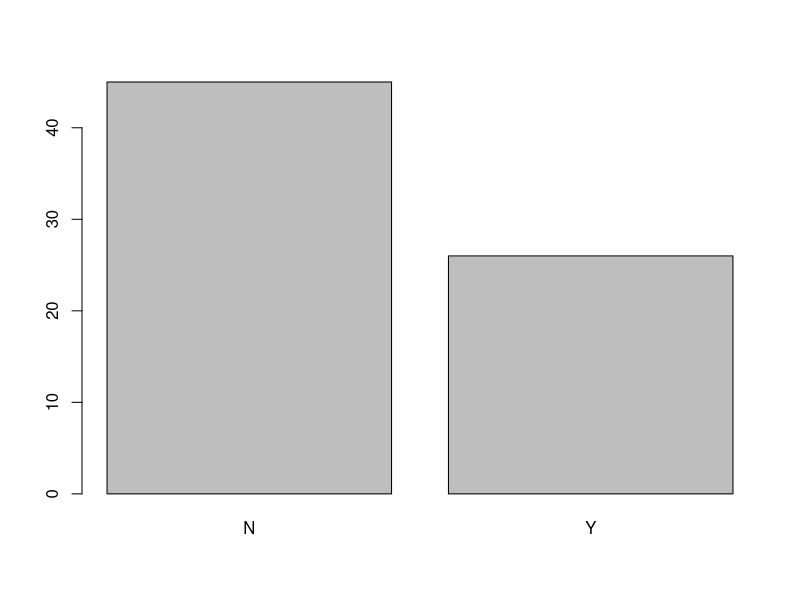
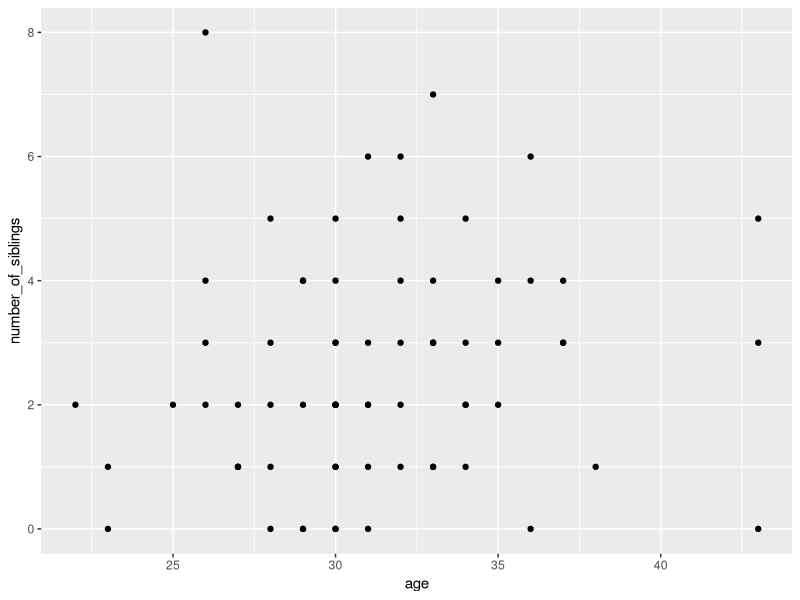
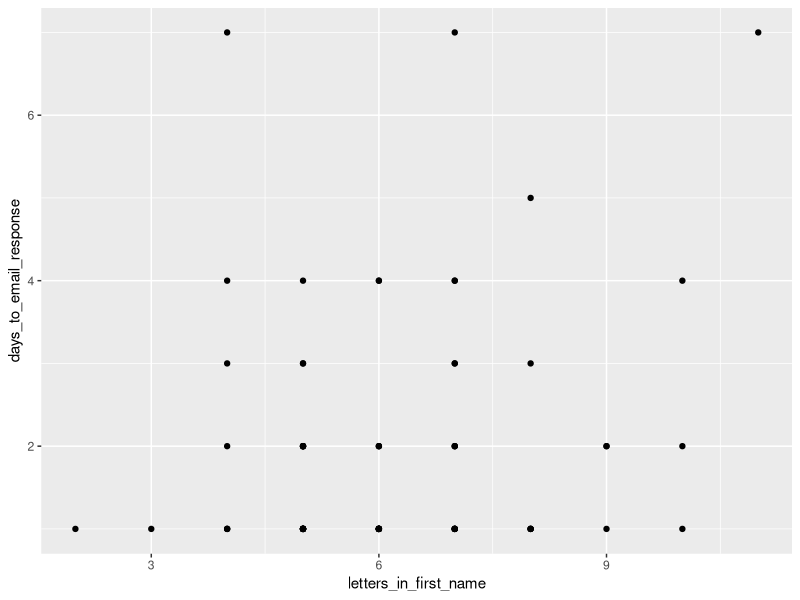
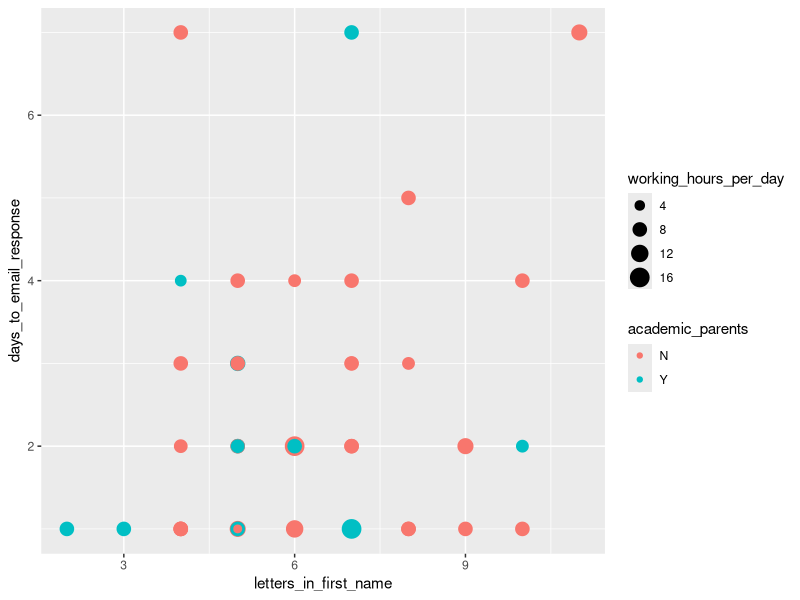
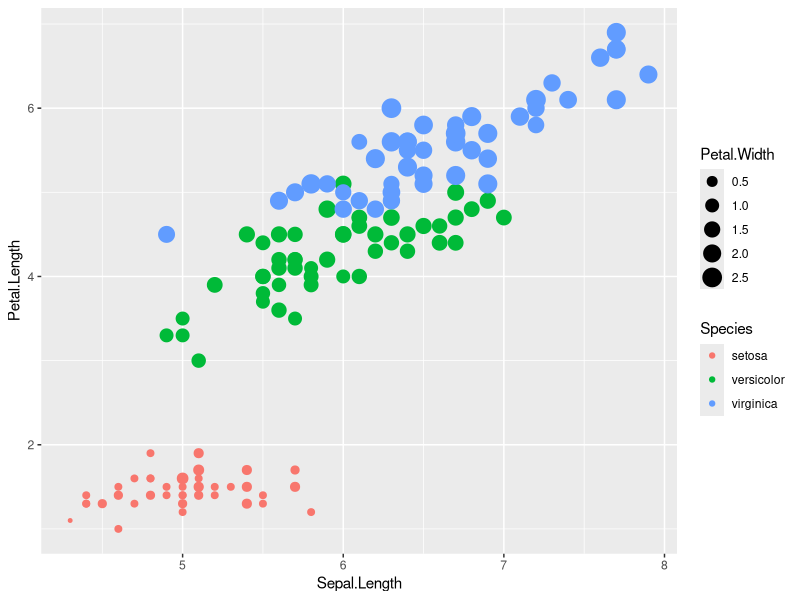
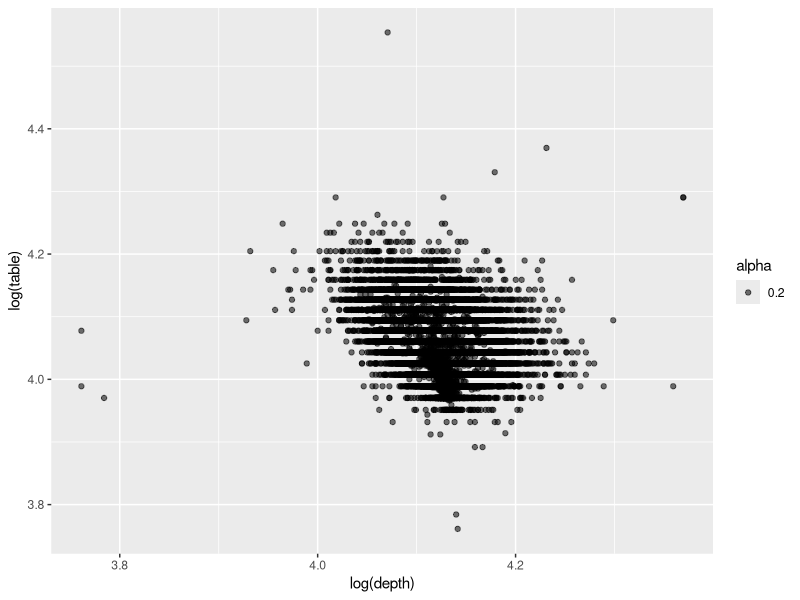
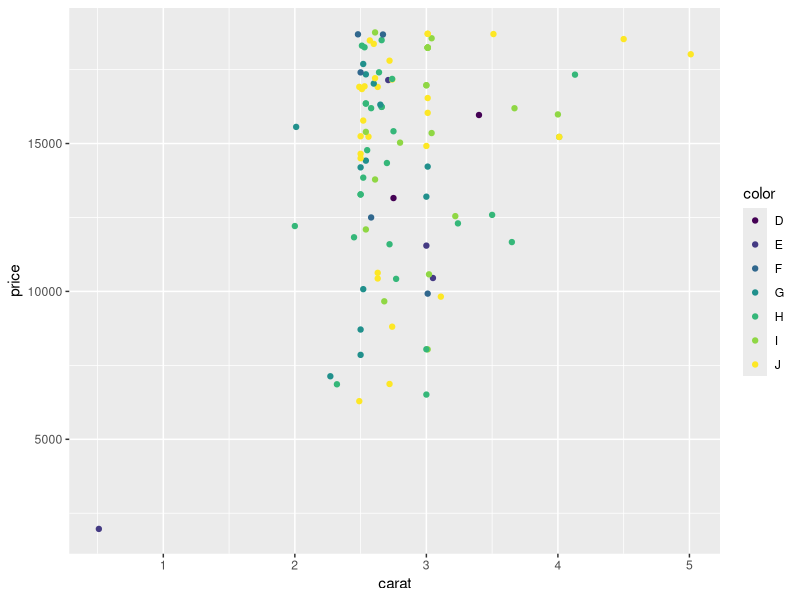
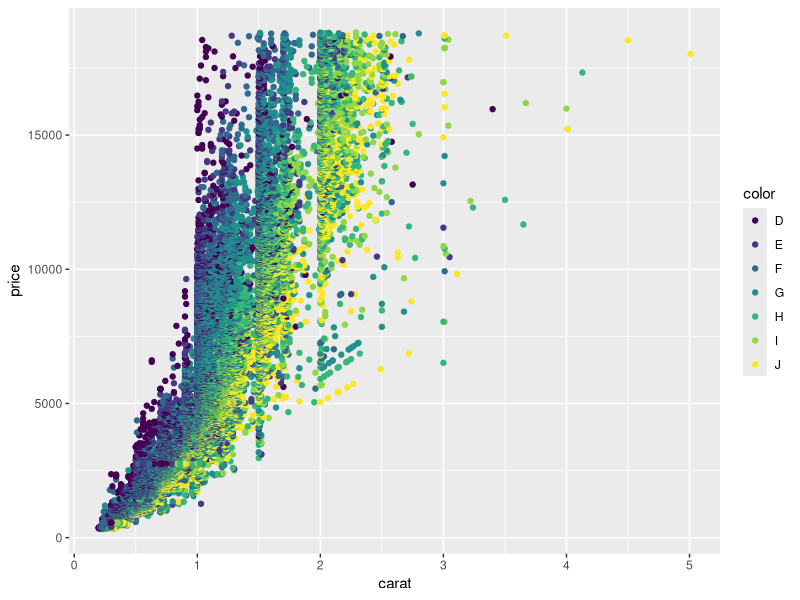

Write the R code that produced these figures, in order.

#Vizualization ####
participants_data <- read.csv("participants_data.csv")
participants_barplot <- table(participants_data$academic_parents)
barplot(participants_barplot)
library(ggplot2)
ggplot(data = participants_data, aes(x = age, y = number_of_siblings)) + geom_point()
?ggplot()
ggplot(data = participants_data, aes(x = letters_in_first_name, y = days_to_email_response)) + geom_point()
ggplot(data = participants_data, aes(x = letters_in_first_name, y = days_to_email_response, color = academic_parents, 
                                     size = working_hours_per_day)) + geom_point()




#Iris Data ####


data("iris")

View(iris)
str(iris)
library(ggplot2)
ggplot(data = iris, 
       aes(x = Sepal.Length, 
           y = Petal.Length, 
           color = Species, 
           size = Petal.Width))+ 
  geom_point()



#diamonds ####


library(ggplot2)

plot1 <- ggplot(data = diamonds, 
                aes(x = cut, y = clarity, 
                    alpha = 0.2)) +
  geom_point()
ggplot(data = diamonds,
       aes(x = log(depth),
           y = log(table),
           alpha = 0.2)) +
  geom_point()

library(dplyr)

dsmall <- top_n(diamonds, n = 100)

ggplot(data = dsmall, aes(x = carat, 
                          y = price, 
                          color = color)) + 
  geom_point()

ggplot(data = diamonds, aes(x = carat, 
                          y = price, 
                          color = color)) + 
  geom_point()

# diamonds 50####

dsmall <- top_n(diamonds, n = 50)

ggplot(data = dsmall, aes(x= carat, y = price)) + geom_point() + geom_smooth()
ggplot(data = diamonds, aes(x= carat, y = price)) + geom_point() + geom_smooth()

# geom_smooth options ####
dsmall <- top_n(diamonds, n = 50)

ggplot(data = dsmall, aes(x = carat, y = price)) + geom_point() + 
  geom_smooth(method = "glm")

#boxplot diamonds####
ggplot(data = diamonds, aes(x = cut, y = price/carat)) + geom_boxplot()


ggplot(data = diamonds, 
       aes(x = color, 
           y = price/carat)) + 
  geom_boxplot()+ 
  geom_jitter()


ggplot(data = diamonds, 
       aes(x = color, 
           y = price/carat, 
           alpha = I(0.1))) + 
  geom_boxplot()+ 
  geom_jitter()
ggplot(data = diamonds, 
       aes(x = carat)) +
  geom_density()

ggplot(data = diamonds, 
       aes(x = price, 
           color = cut, 
           alpha = I(0.5))) +
  geom_density()

ggplot(data = mpg, 
       aes(x = displ, 
           y = hwy,  
           color = class)) + 
  geom_point() +
  geom_smooth(method = "glm")

ggplot(mtcars, 
       aes(mpg, 
           y = hp, 
           col = gear)) +
  geom_point() +
  ggtitle("My Title") +
  labs(x = "the x label", 
       y = "the y label", 
       col = "legend title")


ggplot(data = mtcars) +
  aes(x = mpg) +
  labs(x = "the x label") +
  aes(y = hp) +
  labs(y = "the y label") +
  geom_point() +
  aes(col = gear) +
  labs(col = "legend title") +
  labs(title = "My Title")
part_data <- select_if(participants_data, 
                       is.numeric, na.rm = TRUE)


cormat <- round(cor(part_data), 
                digits = 1)

melted_cormat <- as.data.frame.table(cormat, 
                                     responseName = "value")


ggplot(data = melted_cormat, 
       aes(x = Var1,
           y = Var2,
           fill = value)) + 
  geom_tile()
na.omit(select_if(participants_data, 
                  is.numeric, na.rm = TRUE))


ggplot(data = melted_cormat, 
       aes(x = Var1,
           y = Var2,
           fill = value)) + 
  geom_tile() +
  scale_fill_gradient(low = "white", high = "red")

ggplot(data = melted_cormat, 
       aes(x = Var1,
           y = Var2,
           fill = value)) + 
  geom_tile() +
  scale_fill_gradient2(midpoint = 0.5, low = "#075AFF",
                       mid = "#FFFFCC",
                       high = "#FF0000")


ggplot(data = melted_cormat, 
       aes(x = Var1,
           y = Var2,
           fill = value)) + 
  geom_tile() +
  scale_fill_gradient2(midpoint = 0.5, low = "#075AFF",
                       mid = "#FFFFCC",
                       high = "#FF0000") +
  theme_bw(base_size = 15) +
  theme(axis.text.x = element_text(angle = 45, hjust = 1))
 